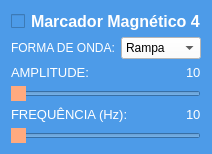
             <widget class="QWidget" name="widget_4" native="true">
              <property name="styleSheet">
               <string notr="true">background-color: rgb(77, 155, 232);</string>
              </property>
              <layout class="QVBoxLayout" name="verticalLayout_6">
               <item>
                <widget class="QCheckBox" name="checkBox_4">
                 <property name="font">
                  <font>
                   <pointsize>12</pointsize>
                   <weight>75</weight>
                   <bold>true</bold>
                  </font>
                 </property>
                 <property name="styleSheet">
                  <string notr="true">QCheckBox::indicator:checked {
	font: 14pt &quot;MS Shell Dlg 2&quot;;
    background-color: #ffaa7f;      /* caixa laranja */
    border: 2px solid #ff8800;      /* mesma cor da borda */
}

QCheckBox {
    color: white;                   /* cor do texto */
    font-weight: bold;
}</string>
                 </property>
                 <property name="text">
                  <string>Marcador Magnético 4</string>
                 </property>
                </widget>
               </item>
               <item>
                <layout class="QHBoxLayout" name="horizontalLayout_14">
                 <item>
                  <widget class="QLabel" name="label_16">
                   <property name="font">
                    <font>
                     <family>MS Shell Dlg 2</family>
                     <pointsize>12</pointsize>
                     <weight>50</weight>
                     <italic>false</italic>
                     <bold>false</bold>
                    </font>
                   </property>
                   <property name="styleSheet">
                    <string notr="true">font: 12pt &quot;MS Shell Dlg 2&quot;;
color: rgb(255, 255, 255);</string>
                   </property>
                   <property name="text">
                    <string>&lt;html&gt;&lt;head/&gt;&lt;body&gt;&lt;p&gt;&lt;span style=&quot; font-size:9pt;&quot;&gt;FORMA DE ONDA:&lt;/span&gt;&lt;/p&gt;&lt;/body&gt;&lt;/html&gt;</string>
                   </property>
                  </widget>
                 </item>
                 <item>
                  <widget class="QComboBox" name="comboBox_4">
                   <property name="styleSheet">
                    <string notr="true">background-color: rgb(255, 255, 255);</string>
                   </property>
                   <item>
                    <property name="text">
                     <string>Rampa</string>
                    </property>
                   </item>
                   <item>
                    <property name="text">
                     <string>Senoide</string>
                    </property>
                   </item>
                  </widget>
                 </item>
                </layout>
               </item>
               <item>
                <layout class="QHBoxLayout" name="horizontalLayout_15">
                 <item>
                  <widget class="QLabel" name="label_17">
                   <property name="sizePolicy">
                    <sizepolicy hsizetype="Expanding" vsizetype="Preferred">
                     <horstretch>0</horstretch>
                     <verstretch>0</verstretch>
                    </sizepolicy>
                   </property>
                   <property name="font">
                    <font>
                     <family>MS Shell Dlg 2</family>
                     <weight>1</weight>
                     <italic>false</italic>
                     <bold>false</bold>
                    </font>
                   </property>
                   <property name="styleSheet">
                    <string notr="true">font: 10
pt &quot;MS Shell Dlg 2&quot;;
color: rgb(255, 255, 255);</string>
                   </property>
                   <property name="text">
                    <string>&lt;html&gt;&lt;head/&gt;&lt;body&gt;&lt;p&gt;&lt;span style=&quot; font-size:10pt;&quot;&gt;AMPLITUDE:                                            &lt;/span&gt;&lt;/p&gt;&lt;/body&gt;&lt;/html&gt;</string>
                   </property>
                  </widget>
                 </item>
                 <item>
                  <widget class="QLabel" name="amp_4">
                   <property name="text">
                    <string>&lt;html&gt;&lt;head/&gt;&lt;body&gt;&lt;p&gt;&lt;span style=&quot; font-size:10pt; color:#ffffff;&quot;&gt;10&lt;/span&gt;&lt;/p&gt;&lt;/body&gt;&lt;/html&gt;</string>
                   </property>
                  </widget>
                 </item>
                </layout>
               </item>
               <item>
                <widget class="QSlider" name="amplitude_4">
                 <property name="enabled">
                  <bool>true</bool>
                 </property>
                 <property name="styleSheet">
                  <string notr="true">QSlider#amplitude_4::handle:horizontal_1 {
    background-color: #ffaa7f;   /* cor do círculo */
    border-radius: 10px;        /* deixa redondo */
    width: 20px;                /* largura do handle */
    height: 20px;               /* altura do handle */
    margin: -5px 0;             /* centraliza em relação à barra */
}
</string>
                 </property>
                 <property name="maximum">
                  <number>10</number>
                 </property>
                 <property name="orientation">
                  <enum>Qt::Horizontal</enum>
                 </property>
                </widget>
               </item>
               <item>
                <layout class="QHBoxLayout" name="horizontalLayout_16">
                 <item>
                  <widget class="QLabel" name="label_18">
                   <property name="sizePolicy">
                    <sizepolicy hsizetype="Expanding" vsizetype="Preferred">
                     <horstretch>0</horstretch>
                     <verstretch>0</verstretch>
                    </sizepolicy>
                   </property>
                   <property name="font">
                    <font>
                     <family>MS Shell Dlg 2</family>
                     <weight>1</weight>
                     <italic>false</italic>
                     <bold>false</bold>
                    </font>
                   </property>
                   <property name="styleSheet">
                    <string notr="true">font: 10
pt &quot;MS Shell Dlg 2&quot;;
color: rgb(255, 255, 255);</string>
                   </property>
                   <property name="text">
                    <string>&lt;html&gt;&lt;head/&gt;&lt;body&gt;&lt;p&gt;&lt;span style=&quot; font-size:10pt;&quot;&gt;FREQUÊNCIA (Hz): &lt;/span&gt;&lt;/p&gt;&lt;/body&gt;&lt;/html&gt;</string>
                   </property>
                  </widget>
                 </item>
                 <item>
                  <widget class="QLabel" name="freq_4">
                   <property name="text">
                    <string>&lt;html&gt;&lt;head/&gt;&lt;body&gt;&lt;p&gt;&lt;span style=&quot; font-size:10pt; color:#ffffff;&quot;&gt;10&lt;/span&gt;&lt;/p&gt;&lt;/body&gt;&lt;/html&gt;</string>
                   </property>
                  </widget>
                 </item>
                </layout>
               </item>
               <item>
                <widget class="QSlider" name="frequencia_4">
                 <property name="enabled">
                  <bool>true</bool>
                 </property>
                 <property name="toolTipDuration">
                  <number>-3</number>
                 </property>
                 <property name="styleSheet">
                  <string notr="true">QSlider#frequencia_4::handle:horizontal {
    background-color:  #ffaa7f;   /* cor do círculo */
    border-radius: 10px;        /* deixa redondo */
    width: 20px;                /* largura do handle */
    height: 20px;               /* altura do handle */
    margin: -5px 0;             /* centraliza em relação à barra */
}
</string>
                 </property>
                 <property name="maximum">
                  <number>10</number>
                 </property>
                 <property name="singleStep">
                  <number>1</number>
                 </property>
                 <property name="orientation">
                  <enum>Qt::Horizontal</enum>
                 </property>
                </widget>
               </item>
              </layout>
             </widget>
